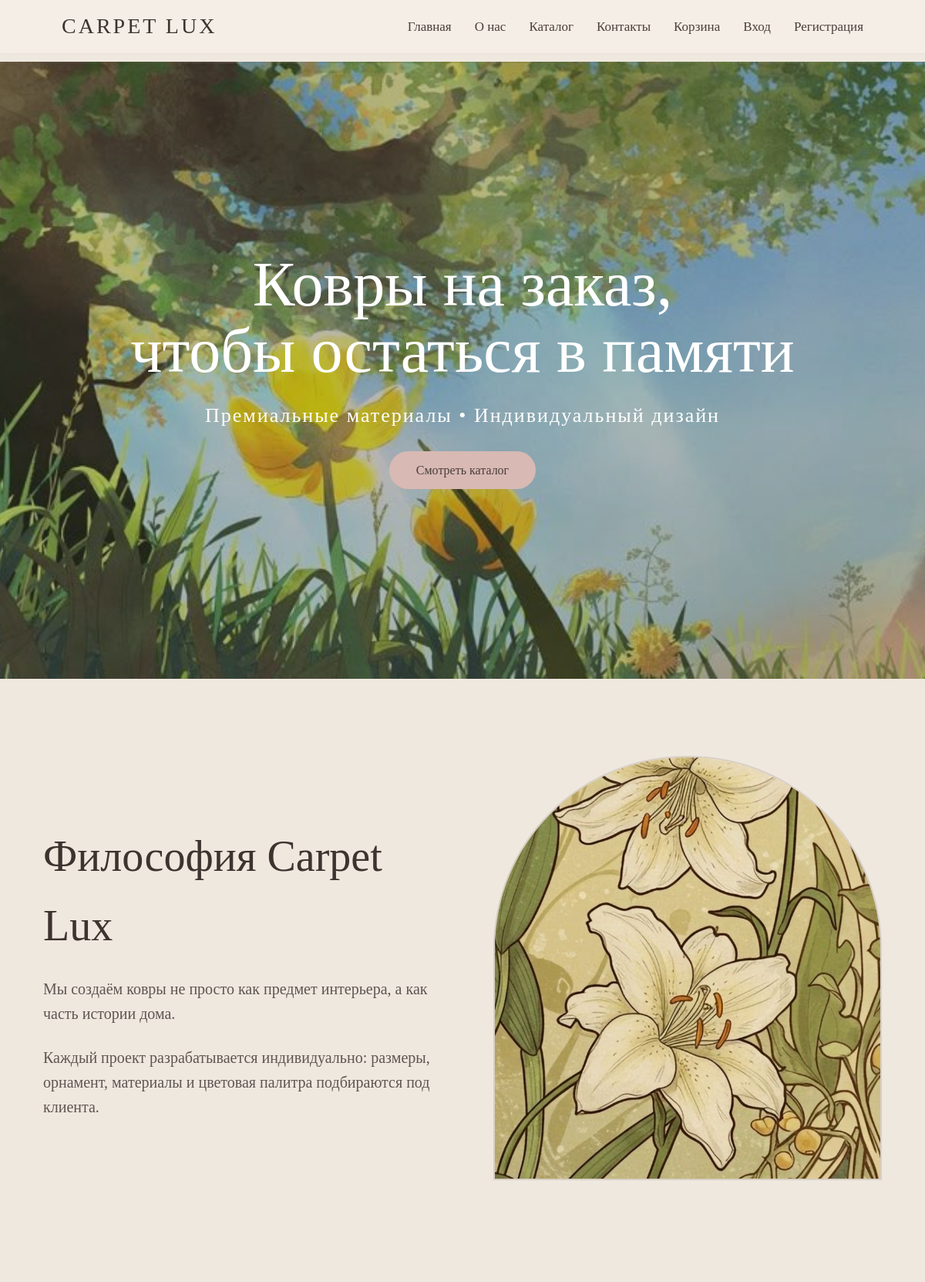
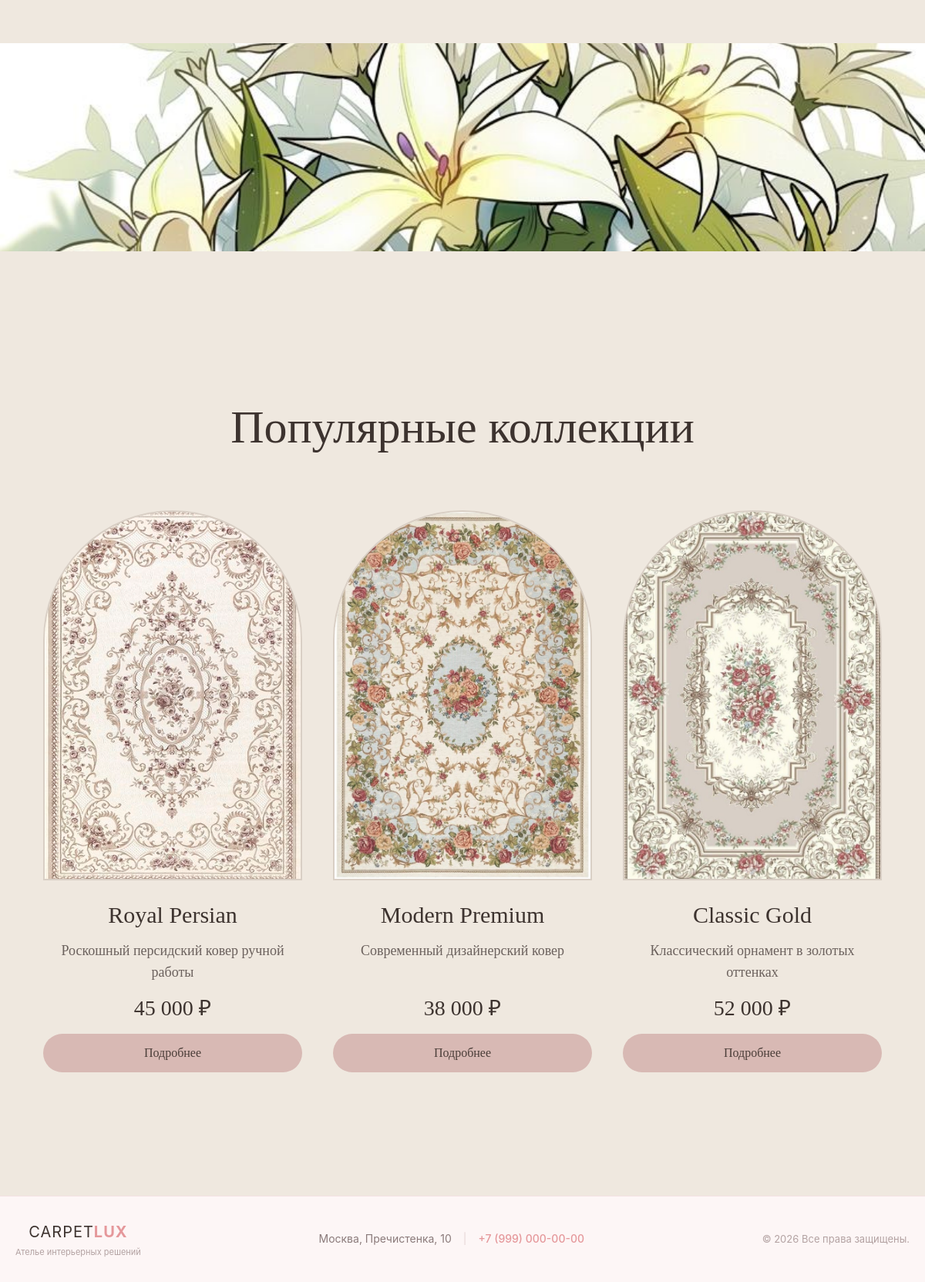
The page / on the database its author committed (2 pictures, top to bottom).
### tables this page shows
CREATE TABLE products (
    id INT AUTO_INCREMENT PRIMARY KEY,
    title VARCHAR(255),
    description TEXT,
    price DECIMAL(10,2),
    image VARCHAR(255)
);

### index.php (the view, shortened to what this page needs)
<?php
include 'includes/config.php';
include 'includes/header.php';
?>
<section class="hero">
    <img src="images/hero.jpg" class="hero-bg-img" alt="Carpet Lux Premium Background">
    <div class="hero-content">
        <h1>
            Ковры на заказ,
            <br>
            чтобы остаться в памяти
        </h1>
        <p>
            Премиальные материалы • Индивидуальный дизайн
        </p>
        <br>
        <a href="catalog.php" class="btn">
            Смотреть каталог
        </a>
    </div>
</section>
<section>
    <div class="container">
        <div class="about-section">
            <div class="about-text">
                <h2>Философия Carpet Lux</h2>
                <p>
                    Мы создаём ковры не просто как предмет
                    интерьера, а как часть истории дома.
                </p>
                <br>
                <p>
                    Каждый проект разрабатывается индивидуально:
                    размеры, орнамент, материалы и цветовая
                    палитра подбираются под клиента.
                </p>
            </div>
            <div class="about-image">
                <img src="images/about.jpg">
            </div>
        </div>
    </div>
</section>
<section class="middle-banner">
    <img src="images/banner.jpg" alt="Carpet Lux Banner">
</section>
<section>
    <div class="container">
        <h2 class="section-title">
            Популярные коллекции
        </h2>
        <div class="products">
            <?php
            $result = $conn->query(
                "SELECT * FROM products LIMIT 3"
            );
            while($row = $result->fetch_assoc()):
            ?>
            <div class="card">
                <img src="images/<?= $row['image'] ?>">
                <div class="card-content">
                    <h3><?= $row['title'] ?></h3>
                    <p><?= $row['description'] ?></p>
                    <strong>
                        <?= number_format($row['price'],0,'',' ') ?>
                        ₽
                    </strong>
                    <a href="product.php?id=<?= $row['id'] ?>" class="btn">
                        Подробнее
                    </a>
                </div>
            </div>
            <?php endwhile; ?>
        </div>
    </div>
</section>
<?php include 'includes/footer.php'; ?>

### includes/header.php (shortened to what this page needs)
<!DOCTYPE html>
<html lang="ru">
<head>
<link rel="stylesheet" href="/assets/css/style.css">
</head>
<body>
<header>
<div class="logo">
    Carpet Lux
</div>
<nav>
<a href="/">Главная</a>
<a href="/about.php">О нас</a>
<a href="/catalog.php">Каталог</a>
<a href="/contacts.php">Контакты</a>
<a href="/cart.php">Корзина</a>
<?php if(isset($_SESSION['user_id'])): ?>
<a href="/orders.php">Заказы</a>
<a href="/profile.php">Профиль</a>
<a href="/logout.php">Выход</a>
<?php else: ?>
<a href="/login.php">Вход</a>
<a href="/register.php">Регистрация</a>
<?php endif; ?>
</nav>
</header>

### includes/footer.php
</main> <footer class="site-footer">
    <div class="footer-container">
        <div class="footer-brand">
            <a href="index.php" class="footer-logo">Carpet<span>Lux</span></a>
            <p class="footer-subtext">Ателье интерьерных решений</p>
        </div>
        <div class="footer-info">
            <span>Москва, Пречистенка, 10</span>
            <span class="separator">|</span>
            <a href="tel:+79990000000" class="footer-link">+7 (999) 000-00-00</a>
        </div>
        <div class="footer-copy">
            &copy; <?= date('Y') ?> Все права защищены.
        </div>
    </div>
</footer>

### assets/css/style.css (style rules this page uses)
* { margin: 0; padding: 0; box-sizing: border-box; }
html { scroll-behavior: smooth; }
body { font-family: "Cormorant Garamond", Georgia, serif; background: #efe8df; color: #3d332f; line-height: 1.6; }
h1, h2, h3 { font-weight: 400; }
header { position: fixed; top: 0; left: 0; width: 100%; background: rgba(245, 238, 230, .92); backdrop-filter: blur(8px); display: flex; justify-content: space-between; align-items: center; padding: 12px 80px; height: 70px; z-index: 999; border-bottom: 1px solid rgba(217, 207, 197, 0.4); }
.logo { font-size: 28px; font-weight: 500; letter-spacing: 3px; text-transform: uppercase; }
nav { display: flex; gap: 30px; }
nav a { text-decoration: none; color: #4b3e39; font-size: 17px; transition: .3s; }
.hero { height: 100vh; display: flex; align-items: center; justify-content: center; position: relative; margin-top: 80px; background: #efe8df; overflow: hidden; }
.hero-bg-img { position: absolute; inset: 0; width: 100%; height: 100%; object-fit: cover; z-index: 1; }
.hero::before { content: ""; position: absolute; inset: 0; background: rgba(61, 51, 47, 0.35); z-index: 2; }
.hero-content { position: relative; text-align: center; color: white; z-index: 3; }
.hero h1 { font-size: 82px; max-width: 900px; margin: auto; line-height: 1.05; }
.hero p { margin-top: 20px; font-size: 26px; letter-spacing: 2px; }
.container { width: 1200px; max-width: 94%; margin: 40px auto; padding: 20px; }
section { padding: 40px 0; }
.about-section { display: grid; grid-template-columns: 1fr 1fr; gap: 80px; align-items: center; }
.about-text h2 { font-size: 56px; margin-bottom: 20px; }
.about-text p { font-size: 20px; color: #5e5551; }
.about-image img { width: 100%; height: 550px; border-radius: 250px 250px 0 0; object-fit: cover; border: 2px solid #d9cfc5; }
.section-title { font-size: 60px; margin-bottom: 60px; text-align: center; }
.products { display: grid; grid-template-columns: repeat(3, 1fr); gap: 40px; }
.card { text-align: center; display: flex; flex-direction: column; align-items: center; height: 100%; }
.card img { width: 100%; height: 480px; object-fit: cover; border-radius: 300px 300px 0 0; border: 2px solid #d9cfc5; transition: transform .4s ease; }
.card-content { padding-top: 21px; width: 100%; display: flex; flex-direction: column; flex-grow: 1; }
.card h3 { font-size: 30px; margin-bottom: 8px; }
.card p { color: #6b615d; font-size: 18px; margin-bottom: 10px; flex-grow: 1; }
.card strong { display: block; font-size: 28px; font-weight: 500; margin-bottom: 10px; }
.btn { display: inline-block; padding: 12px 35px; border-radius: 999px; text-decoration: none; background: #d8b9b4; color: #4b3e39; font-size: 16px; transition: .3s; border: none; cursor: pointer; margin-top: auto; }
.middle-banner { width: 100%; height: 350px; margin: 40px 0; overflow: hidden; }
.middle-banner img { width: 100%; height: 100%; object-fit: cover; }
footer { background: #e5d9d0; padding: 60px; text-align: center; margin-top: 100px; }
.site-footer { background-color: #fdf6f6; color: #8a7a7a; font-family: 'Inter', sans-serif; margin-top: 60px; padding: 30px 20px; border-top: 1px solid #f3e1e1; }
.footer-container { max-width: 1200px; margin: 0 auto; display: flex; justify-content: space-between; align-items: center; font-size: 14px; }
.footer-logo { font-size: 20px; font-weight: 400; letter-spacing: 1px; color: #3d332f; text-decoration: none; text-transform: uppercase; }
.footer-logo span { font-weight: 700; color: #e5989b; }
.footer-subtext { font-size: 11px; color: #b3a2a2; margin: 2px 0 0 0; }
.footer-info { display: flex; gap: 15px; align-items: center; }
.footer-link { color: #e5989b; text-decoration: none; font-weight: 500; transition: color 0.3s ease; }
.separator { color: #e6d5d5; }
.footer-copy { font-size: 13px; color: #b3a2a2; }

### rows shown on the page
products: image (picture), title "Royal Persian", description "Роскошный персидский ковер ручной работы", price "45 000"
products: image (picture), title "Modern Premium", description "Современный дизайнерский ковер", price "38 000"
products: image (picture), title "Classic Gold", description "Классический орнамент в золотых оттенках", price "52 000"
